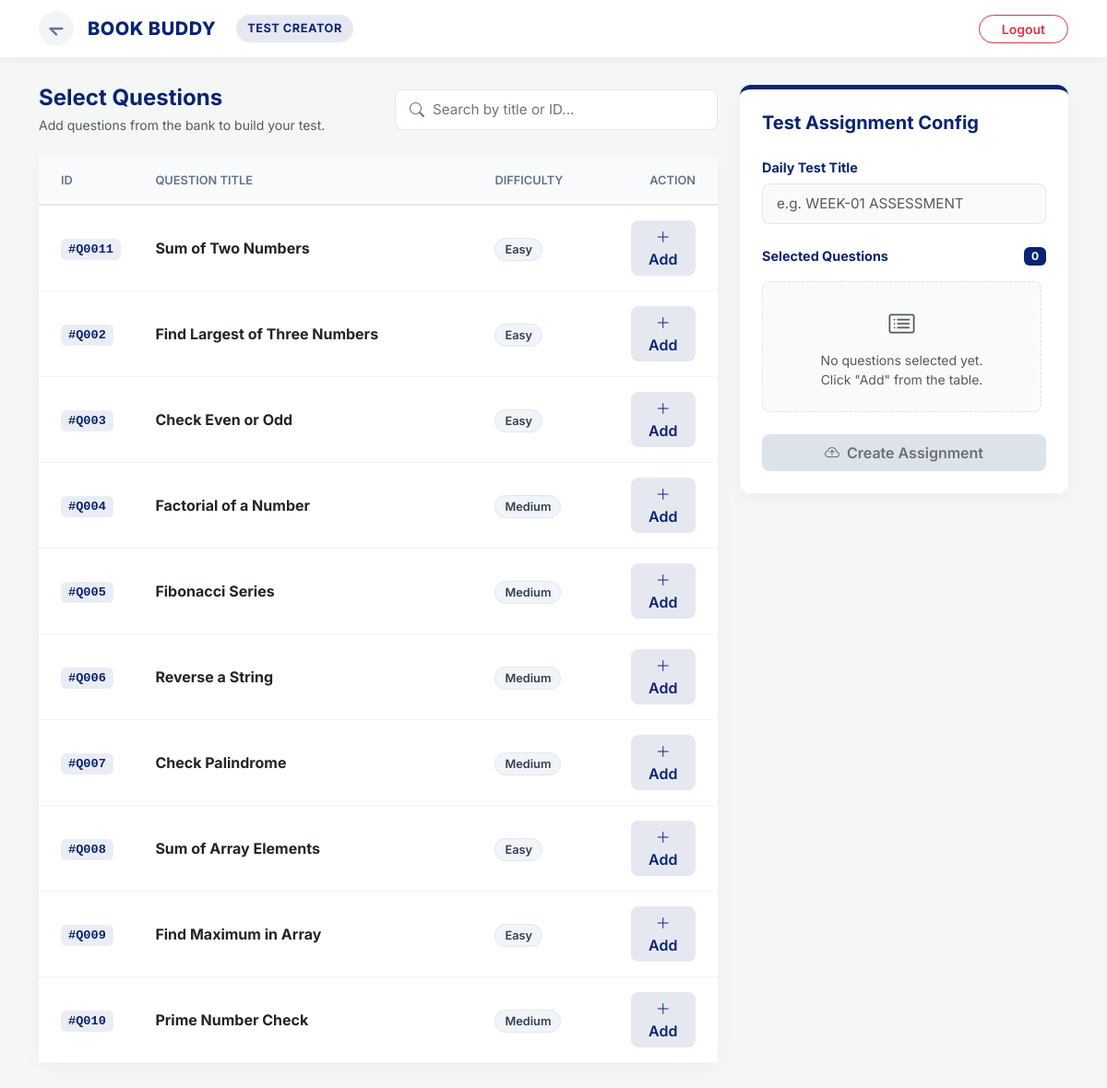
Before: /create_test with the older database file.
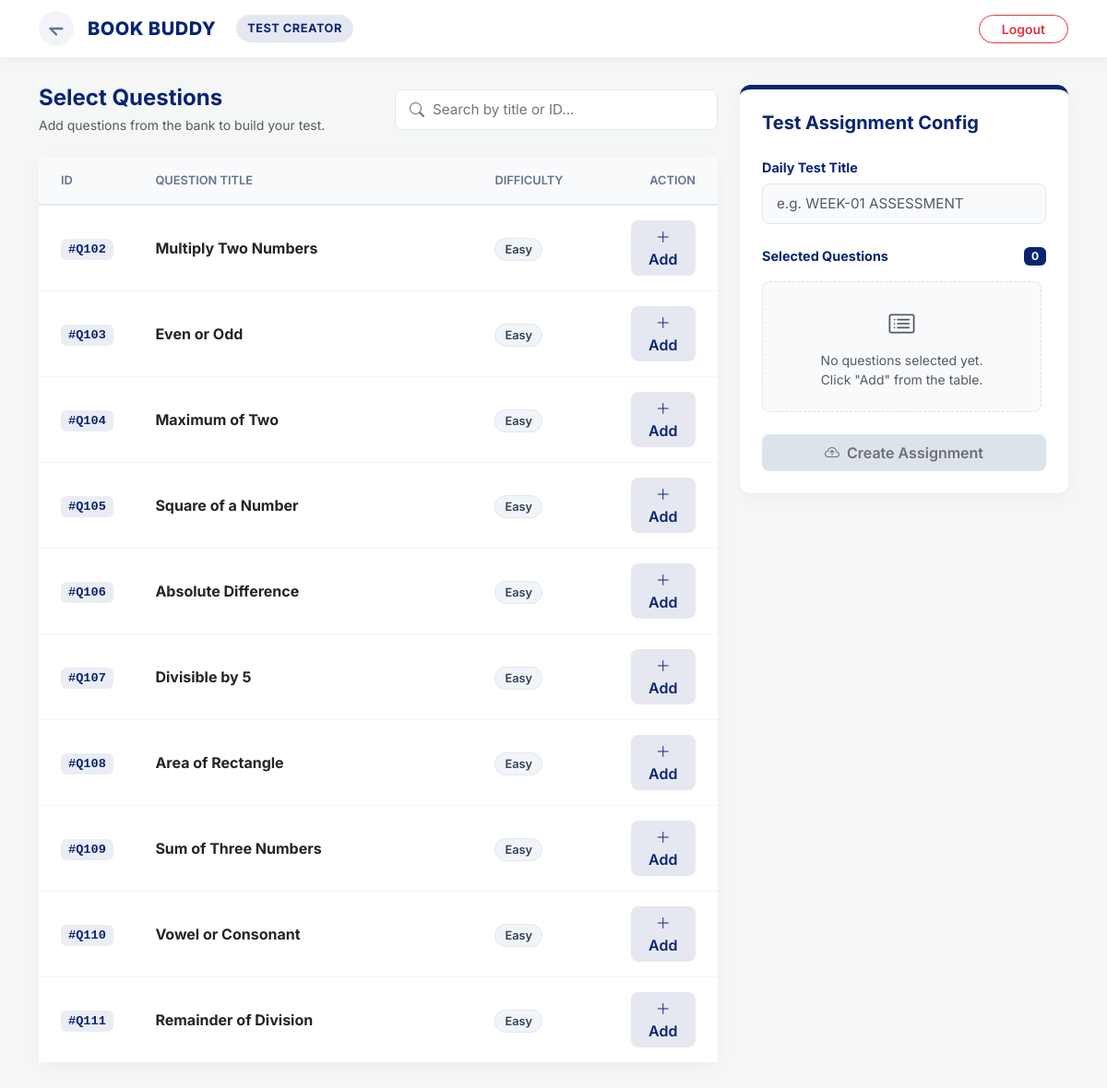
After: the same page with the newer database file.
### app.py (models this page shows)
class Question(db.Model):
    id = db.Column(db.Integer, primary_key=True)
    question_id = db.Column(db.String(20))
    title = db.Column(db.String(200))
    description = db.Column(db.Text)
    input_format = db.Column(db.Text)
    output_format = db.Column(db.Text)
    constraints = db.Column(db.Text)
    explanation = db.Column(db.Text)
    difficulty = db.Column(db.String(20))
    test_cases = db.relationship('TestCase', backref='question', lazy=True, cascade='all, delete-orphan')

### app.py (the view)
@app.route('/create_test', methods=['GET', 'POST'])
def create_test():
    return render_template('create_test.html', questions=Question.query.all(), tests=Testmaintain.query.all())

### app.py (called while the page is built)
def ist_now():
    return datetime.now(IST_TZ).replace(tzinfo=None)

@app.context_processor
def inject_now():
    return {'now': ist_now()}

### templates/create_test.html (shortened to what the changed rows need)
<!DOCTYPE html>
<html lang="en">
<head>
    <link href="https://cdn.jsdelivr.net/npm/bootstrap@5.3.0/dist/css/bootstrap.min.css" rel="stylesheet">
    <link rel="stylesheet" href="https://cdn.jsdelivr.net/npm/bootstrap-icons@1.11.1/font/bootstrap-icons.css">
</head>
<body>
    <nav class="navbar sticky-top">
        <div class="container d-flex justify-content-between align-items-center">
            <div class="d-flex align-items-center">
                <a class="brand-wrapper" href="/admin">
                    <h2 class="brand-name d-none d-sm-block">BOOK BUDDY</h2>
                </a>
            </div>
        </div>
    </nav>
    <main class="container">
        <div class="row g-4">
            <div class="col-lg-8">
                <div class="d-flex flex-column flex-md-row justify-content-between align-items-md-center mb-4 gap-3">
                    <div>
                        <h2 class="h4 mb-1 fw-bold" style="color: var(--brand-navy);">Select Questions</h2>
                    </div>
                </div>
                <div class="card">
                    <div class="table-responsive">
                        <table id="question_table" class="table align-middle mb-0">
                            <thead>
                                <tr>
                                    <th class="ps-4" style="width: 15%;">ID</th>
                                    <th style="width: 50%;">Question Title</th>
                                    <th style="width: 20%;">Difficulty</th>
                                    <th class="text-end pe-4" style="width: 15%;">Action</th>
                                </tr>
                            </thead>
                            <tbody>
                                {% for q in questions %}
                                <tr>
                                    <td class="ps-4">
                                        <span class="ref-tag">#{{ q.question_id }}</span>
                                    </td>
                                    <td>
                                        <span class="fw-bold text-dark">{{ q.title }}</span>
                                    </td>
                                    <td>
                                        <span class="diff-badge">{{ q.difficulty|default('Easy') }}</span>
                                    </td>
                                    <td class="text-end pe-4">
                                        <button type="button" id="add-btn-{{ q.id }}" class="btn-add" onclick="addToQueue('{{ q.id }}', '{{ q.title|replace('\'', '\\\'') }}', '{{ q.question_id }}')" title="Add to Test">
                                            <i class="bi bi-plus-lg"></i> Add
                                        </button>
                                    </td>
                                </tr>
                                {% endfor %}
                            </tbody>
                        </table>
                    </div>
                </div>
            </div>
        </div>
    </main>
</body>
</html>

Changed rows visible on the page:
changed Question: question_id "Q0011" → "Q102"; title "Sum of Two Numbers" → "Multiply Two Numbers"
changed Question: question_id "Q002" → "Q103"; title "Find Largest of Three Numbers" → "Even or Odd"
changed Question: question_id "Q003" → "Q104"; title "Check Even or Odd" → "Maximum of Two"
changed Question: question_id "Q004" → "Q105"; title "Factorial of a Number" → "Square of a Number"; difficulty "Medium" → "Easy"
changed Question: question_id "Q005" → "Q106"; title "Fibonacci Series" → "Absolute Difference"; difficulty "Medium" → "Easy"
changed Question: question_id "Q006" → "Q107"; title "Reverse a String" → "Divisible by 5"; difficulty "Medium" → "Easy"
changed Question: question_id "Q007" → "Q108"; title "Check Palindrome" → "Area of Rectangle"; difficulty "Medium" → "Easy"
changed Question: question_id "Q008" → "Q109"; title "Sum of Array Elements" → "Sum of Three Numbers"
changed Question: question_id "Q009" → "Q110"; title "Find Maximum in Array" → "Vowel or Consonant"
changed Question: question_id "Q010" → "Q111"; title "Prime Number Check" → "Remainder of Division"; difficulty "Medium" → "Easy"
